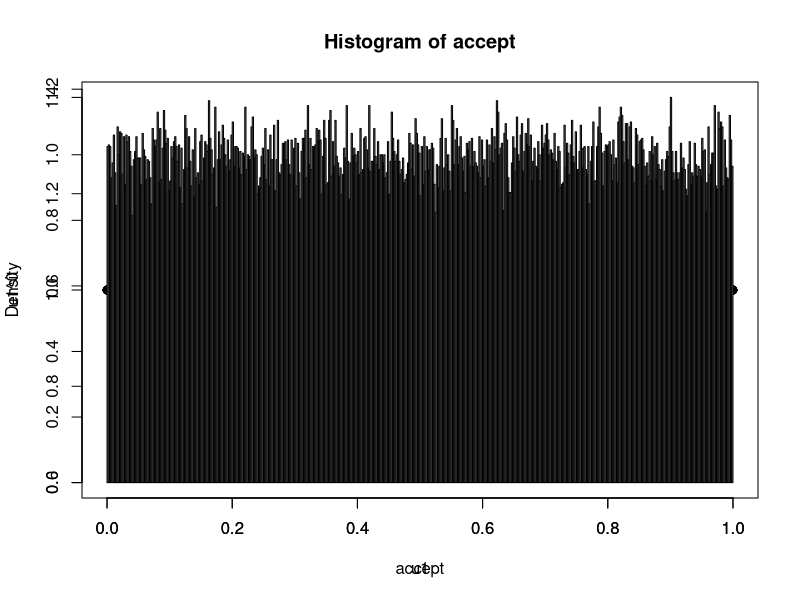
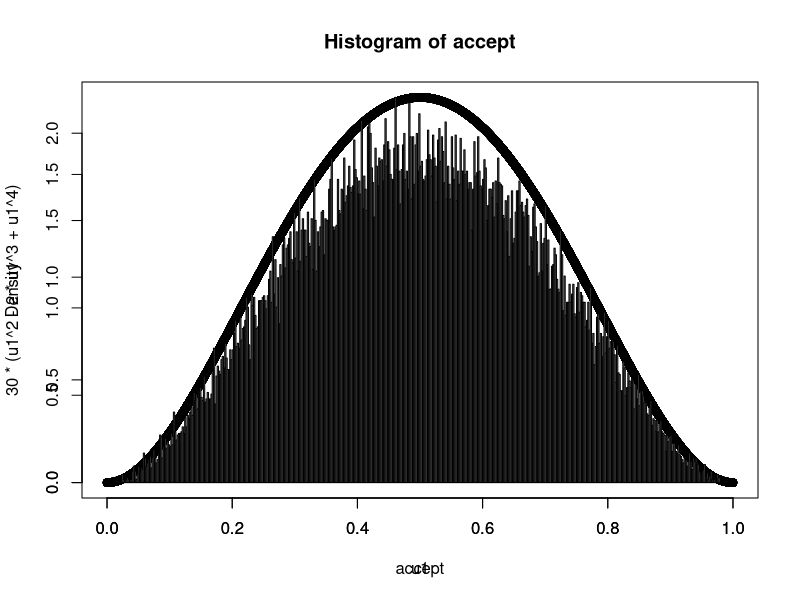

These charts were generated, in order, by the following R code:
# Title     : TODO
# Objective : TODO
# Created by: SCDX
# Created on: 2020/10/14

# test04
# f(x)= 1
# c=1
u1=runif(100000)
u2=runif(100000)
accept=u1[u2<=u1^0]
plot(u1,u1^0)
par(new=T)
hist(accept,breaks = seq(0,1,0.002),freq = F)
c = length(accept)/(2*length(u1))
c

# test05
# f(x)=30*(x^2-2*x^3+x^4) 0=<x=<1
# c=15/8
u1=runif(100000)
u2=runif(100000)
accept=u1[u2<=16*(u1^2-2*u1^3+u1^4)]
plot(u1,30*(u1^2-2*u1^3+u1^4))
par(new=T)
hist(accept,breaks = seq(0,1,0.002),freq = F)
c = length(accept)/(2*length(u1))
c